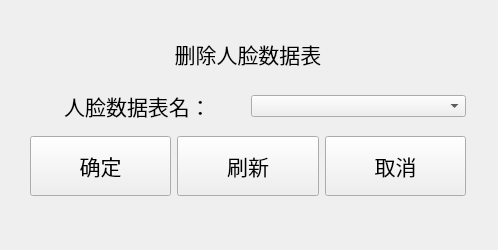
<?xml version="1.0" encoding="UTF-8"?>
<ui version="4.0">
 <class>Form</class>
 <widget class="QWidget" name="Form">
  <property name="geometry">
   <rect>
    <x>0</x>
    <y>0</y>
    <width>498</width>
    <height>250</height>
   </rect>
  </property>
  <property name="windowTitle">
   <string>删除班级表</string>
  </property>
  <widget class="QWidget" name="layoutWidget">
   <property name="geometry">
    <rect>
     <x>30</x>
     <y>30</y>
     <width>436</width>
     <height>166</height>
    </rect>
   </property>
   <layout class="QVBoxLayout" name="verticalLayout_3">
    <item>
     <layout class="QVBoxLayout" name="verticalLayout_2">
      <item>
       <widget class="QLabel" name="lab_addTest_8">
        <property name="sizePolicy">
         <sizepolicy hsizetype="Preferred" vsizetype="Minimum">
          <horstretch>0</horstretch>
          <verstretch>0</verstretch>
         </sizepolicy>
        </property>
        <property name="font">
         <font>
          <pointsize>16</pointsize>
         </font>
        </property>
        <property name="layoutDirection">
         <enum>Qt::LeftToRight</enum>
        </property>
        <property name="text">
         <string>删除人脸数据表</string>
        </property>
        <property name="alignment">
         <set>Qt::AlignCenter</set>
        </property>
       </widget>
      </item>
      <item>
       <layout class="QVBoxLayout" name="verticalLayout">
        <item>
         <layout class="QHBoxLayout" name="horizontalLayout">
          <item>
           <widget class="QLabel" name="lab_addTest_6">
            <property name="sizePolicy">
             <sizepolicy hsizetype="Preferred" vsizetype="Minimum">
              <horstretch>0</horstretch>
              <verstretch>0</verstretch>
             </sizepolicy>
            </property>
            <property name="font">
             <font>
              <pointsize>16</pointsize>
             </font>
            </property>
            <property name="layoutDirection">
             <enum>Qt::LeftToRight</enum>
            </property>
            <property name="text">
             <string>人脸数据表名：</string>
            </property>
            <property name="alignment">
             <set>Qt::AlignCenter</set>
            </property>
           </widget>
          </item>
          <item>
           <widget class="QComboBox" name="comboBox_del_facedata_table"/>
          </item>
         </layout>
        </item>
        <item>
         <layout class="QHBoxLayout" name="horizontalLayout_3"/>
        </item>
       </layout>
      </item>
     </layout>
    </item>
    <item>
     <layout class="QHBoxLayout" name="horizontalLayout_2">
      <item>
       <widget class="QPushButton" name="btn_confirm">
        <property name="sizePolicy">
         <sizepolicy hsizetype="Minimum" vsizetype="Minimum">
          <horstretch>0</horstretch>
          <verstretch>0</verstretch>
         </sizepolicy>
        </property>
        <property name="maximumSize">
         <size>
          <width>200</width>
          <height>60</height>
         </size>
        </property>
        <property name="font">
         <font>
          <pointsize>16</pointsize>
          <weight>50</weight>
          <bold>false</bold>
         </font>
        </property>
        <property name="layoutDirection">
         <enum>Qt::LeftToRight</enum>
        </property>
        <property name="text">
         <string>确定</string>
        </property>
       </widget>
      </item>
      <item>
       <widget class="QPushButton" name="btn_refresh">
        <property name="sizePolicy">
         <sizepolicy hsizetype="Minimum" vsizetype="Minimum">
          <horstretch>0</horstretch>
          <verstretch>0</verstretch>
         </sizepolicy>
        </property>
        <property name="maximumSize">
         <size>
          <width>200</width>
          <height>60</height>
         </size>
        </property>
        <property name="font">
         <font>
          <pointsize>16</pointsize>
          <weight>50</weight>
          <bold>false</bold>
         </font>
        </property>
        <property name="layoutDirection">
         <enum>Qt::LeftToRight</enum>
        </property>
        <property name="text">
         <string>刷新</string>
        </property>
       </widget>
      </item>
      <item>
       <widget class="QPushButton" name="btn_cancel">
        <property name="sizePolicy">
         <sizepolicy hsizetype="Minimum" vsizetype="Minimum">
          <horstretch>0</horstretch>
          <verstretch>0</verstretch>
         </sizepolicy>
        </property>
        <property name="maximumSize">
         <size>
          <width>200</width>
          <height>60</height>
         </size>
        </property>
        <property name="font">
         <font>
          <pointsize>16</pointsize>
          <weight>50</weight>
          <bold>false</bold>
         </font>
        </property>
        <property name="layoutDirection">
         <enum>Qt::LeftToRight</enum>
        </property>
        <property name="text">
         <string>取消</string>
        </property>
       </widget>
      </item>
     </layout>
    </item>
   </layout>
  </widget>
 </widget>
 <resources/>
 <connections/>
</ui>
